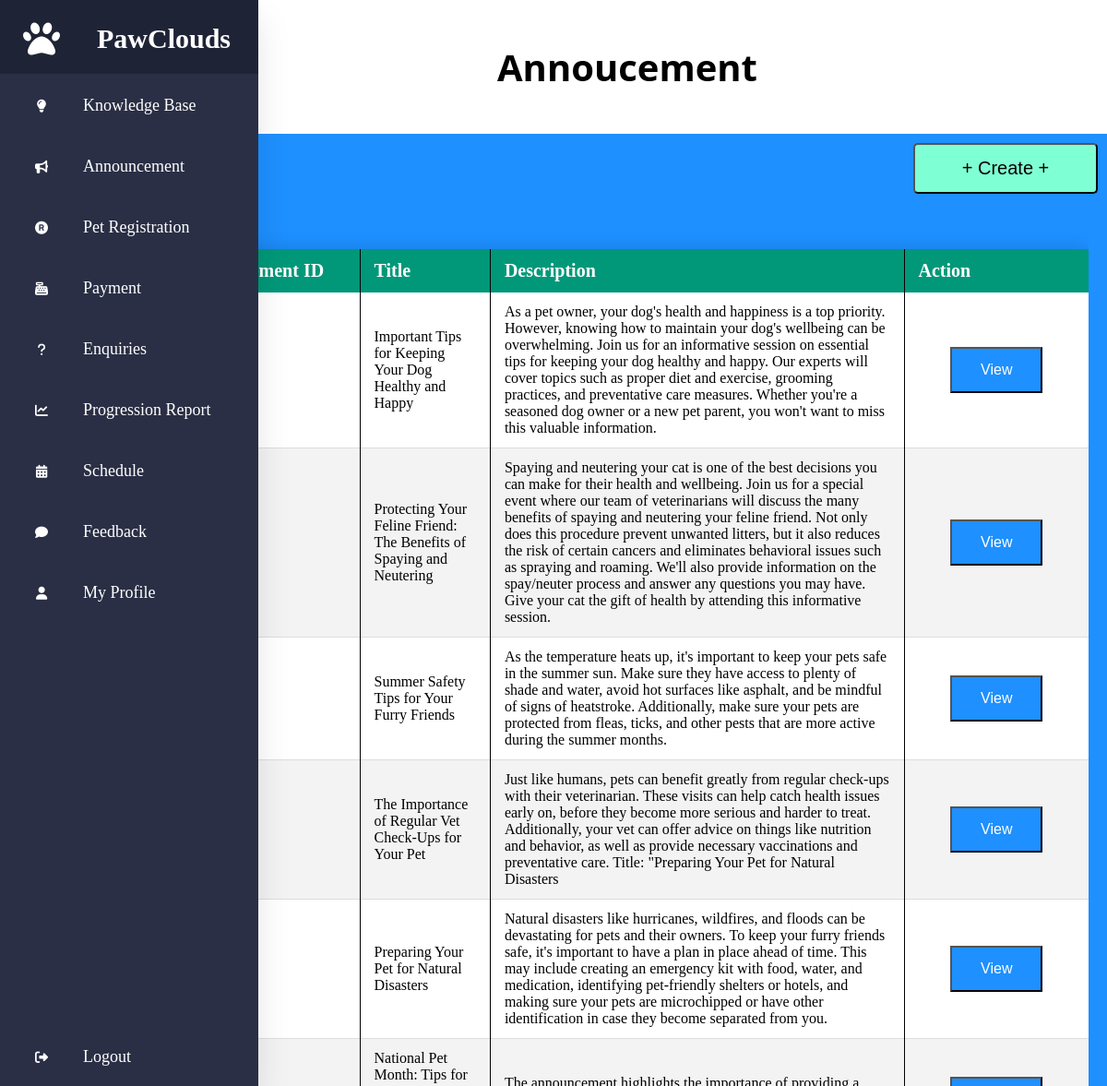
Page /Staff/Announcement.php (signed in) on the committed database.
### tables this page shows
CREATE TABLE `announcement` (
  `announcementid` int(11) NOT NULL,
  `title` varchar(100) NOT NULL,
  `description` text NOT NULL,
  `date` datetime NOT NULL
);

### Staff/Announcement.php (the view, shortened to what this page needs)
<?php
    include '../Customer/condb.php';
?>
<!DOCTYPE html>
<html lang="en">
<head>
    <link rel="stylesheet" href="../assets/css/staff/staffstyle.css">
    <link rel="stylesheet" href="../assets/css/staff/table.css">
    <link rel="stylesheet" href="../assets/css/staff/form.css">
    <link rel="stylesheet" href="../assets/css/staff/popup.css">
</head>
<body>
    <?php
    include 'sidebar.php';
    ?>
    <section>
        <div class="home-title">
            <h1>Annoucement</h1>
        </div>
        <div class="btn-container">
            <div class="right-top-button">
                <a href="createAnnouncement.php"><button>+ Create +</button></a>
            </div>
        </div>
        <div class="table">
            <table class="content-table">
                <thead>
                    <tr>
                        <th>Annoucement ID</th>
                        <th>Title</th>
                        <th>Description</th>
                        <th>Action</th>
                    </tr>
                </thead>
                <tbody>
                    <?php
                        $sql = "SELECT * FROM announcement";
                        $run = mysqli_query($con, $sql);
                        while ($row = mysqli_fetch_assoc($run)) {
                            $Announcementid = $row['announcementid'];
                            $Title = $row['title'];
                            $Description = $row['description'];
                    ?>
                        <tr>
                            <td><?php echo $Announcementid; ?></td>
                            <td><?php echo $Title; ?></td>
                            <td><?php echo $Description; ?></td>
                            <td><button class="View-Btn" onclick="showPopup(<?php echo $Announcementid ?>)">View</button></td>
                        </tr>
                    <?php } ?>
                </tbody>
            </table>
        </div>
    </section>
</body>
</html>

### assets/css/staff/staffstyle.css (style rules this page uses)
section { padding-left: 80px; }
.home-title { width: 100%; height: 145px; display: flex; align-items: center; justify-content: center; text-align: center; background-color: white; }
.home-title h1 { font-size: 40px; color: white; color: black; font-family: 'Segoe UI', Tahoma, Geneva, Verdana, sans-serif; }

### assets/css/staff/table.css (style rules this page uses)
.table { max-width: 100%; overflow-x: auto; margin: 0 20px 0 30px; }
.content-table { width: 100%; border-collapse: collapse; margin: 25px 0; font-size: 0.9em; min-width: 400px; border-radius: 5px 5px 0 0; overflow: hidden; box-shadow: 0 0 20px rgba(0, 0, 0, 0.15); max-height: 400px; overflow-y: auto; }
.content-table thead tr { background-color: #009879; color: #fff; text-align: left; font-weight: bold; }
.content-table th { padding: 12px 15px; font-size: 20px; }
.content-table td { padding: 12px 15px; font-size: 16px; }
.content-table td:last-child { text-align: center; }
.content-table th:not(:last-child), .content-table td:not(:last-child) { border-right: 1px solid black; }
.content-table th:first-child, .content-table th:last-child { width: 200px; }
.content-table tbody tr { border-bottom: 1px solid #ddd; }
.content-table tbody tr:nth-of-type(odd) { background-color: #fff; }
.content-table tbody tr:nth-of-type(even) { background-color: #f3f3f3; }
.content-table tbody tr:last-of-type { border-bottom: 2px solid #009879; }

### assets/css/staff/form.css (style rules this page uses)
.btn-container { height: 100px; width: 100%; }
.right-top-button { float: right; margin: 10px 10px 0px 0px; }
.right-top-button button { width: 200px; height: 55px; background-color: aquamarine; font-size: 20px; border-radius: 5px; transition: all 0.3s ease-in-out; }
.View-Btn { width: 100px; height: 50px; margin: 0 auto; background-color: #1E90FF; color: white; font-size: 16px; }

### assets/css/staff/sidebar.css (style rules this page uses)
* { margin: 0; padding: 0; box-sizing: border-box; }
body { background: #1E90FF; }

### rows in the picture
announcement: announcementid "1", title "Important Tips for Keeping Your Dog Healthy and Happy", description "As a pet owner, your dog's health and happiness is a top priority. However, knowing how to maintain your dog's wellbeing can be overwhelming. Join us for an informative session on essential tips for keeping your dog healthy and happy. Our experts will cover topics such as proper diet and exercise, grooming practices, and preventative care measures. Whether you're a seasoned dog owner or a new pet parent, you won't want to miss this valuable information."
announcement: title "Protecting Your Feline Friend: The Benefits of Spaying and Neutering", description "Spaying and neutering your cat is one of the best decisions you can make for their health and wellbeing. Join us for a special event where our team of veterinarians will discuss the many benefits of spaying and neutering your feline friend. Not only does this procedure prevent unwanted litters, but it also reduces the risk of certain cancers and eliminates behavioral issues such as spraying and roaming. We'll also provide information on the spay/neuter process and answer any questions you may have. Give your cat the gift of health by attending this informative session."
announcement: description "As the temperature heats up, it's important to keep your pets safe in the summer sun. Make sure they have access to plenty of shade and water, avoid hot surfaces like asphalt, and be mindful of signs of heatstroke. Additionally, make sure your pets are protected from fleas, ticks, and other pests that are more active during the summer months."
announcement: description "Just like humans, pets can benefit greatly from regular check-ups with their veterinarian. These visits can help catch health issues early on, before they become more serious and harder to treat. Additionally, your vet can offer advice on things like nutrition and behavior, as well as provide necessary vaccinations and preventative care. Title: \"Preparing Your Pet for Natural Disasters"
announcement: title "Preparing Your Pet for Natural Disasters", description "Natural disasters like hurricanes, wildfires, and floods can be devastating for pets and their owners. To keep your furry friends safe, it's important to have a plan in place ahead of time. This may include creating an emergency kit with food, water, and medication, identifying pet-friendly shelters or hotels, and making sure your pets are microchipped or have other identification in case they become separated from you."
announcement: title "National Pet Month: Tips for Keeping Your Furry Friend Healthy and Happy", description "The announcement highlights the importance of providing a nutritious diet, regular exercise, and proper grooming for pets, as well as the benefits of regular veterinary check-ups."
